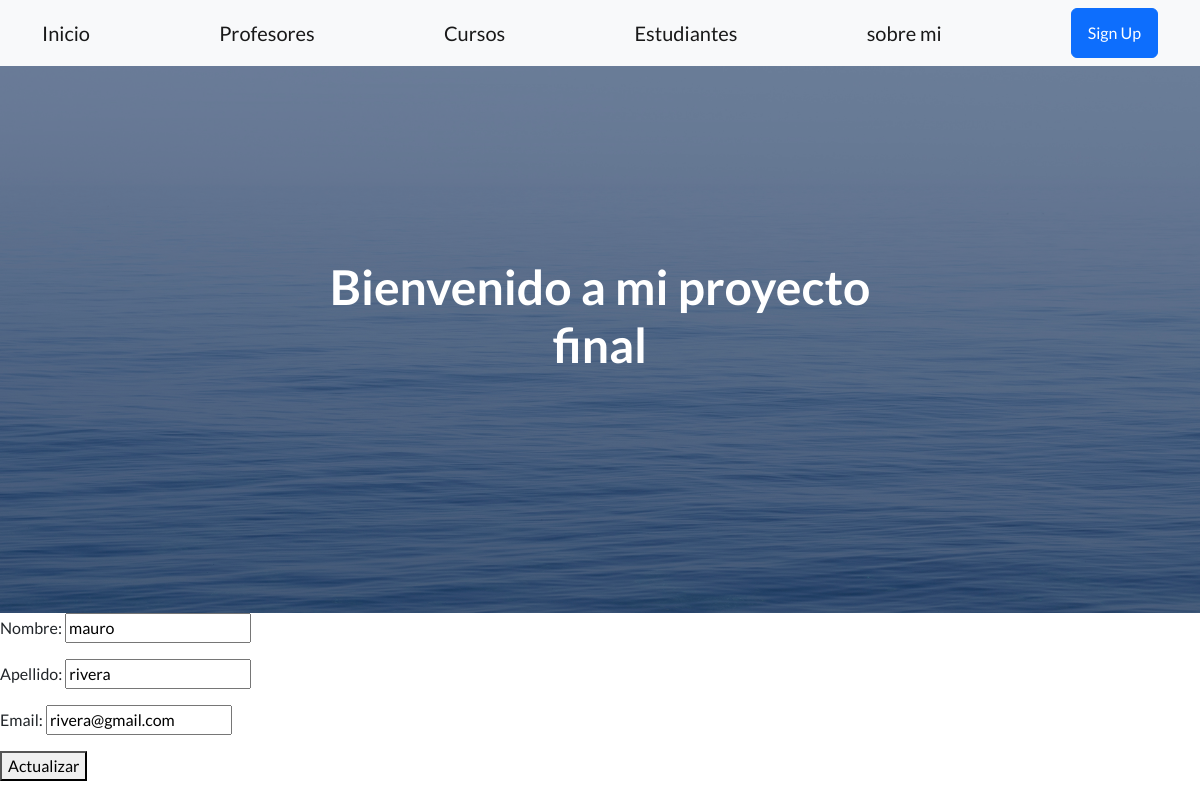
The page /app-coder/editarEstudiante/2 on the database its author committed.
### AppCoder/models.py (models this page shows, shortened)
class Estudiante (models.Model):
    nombre=models.CharField(max_length=30)
    apellido=models.CharField(max_length=30)
    email=models.EmailField(null=True)#tengo otros creado por eso el null

### AppCoder/views.py (the view)
# urls.py: path('editarEstudiante/<int:id>',editarEstudiante,name="editarEstudiante"),
def editarEstudiante(req,id):
    estudiante=Estudiante.objects.get(id=id)
    if req.method == 'POST':
        miFormulario=EstudianteFormulario(req.POST)
        if miFormulario.is_valid():
            data=miFormulario.cleaned_data
            estudiante.nombre=data["nombre"]
            estudiante.apellido=data["apellido"]
            estudiante.email=data["email"]
            estudiante.save() #guardo
            return render(req,"inicio.html",{"mensaje": "editado con exito"})
        else:
            return render(req,"inicio.html",{"mensaje": "formulario invalido"})
    else:
        miFormulario=EstudianteFormulario(initial={
            "nombre":estudiante.nombre,
            "apellido":estudiante.apellido,
            "email":estudiante.email,
            })
        return render(req,"editarEstudiante.html",{"miFormulario":miFormulario,"id": estudiante.id })

### AppCoder/forms.py
class EstudianteFormulario(forms.Form):
    nombre=forms.CharField(max_length=30)
    apellido=forms.CharField(max_length=30)
    email=forms.EmailField()

### AppCoder/templates/editarEstudiante.html
{% extends 'padre.html' %}
{% block  contenidoQueCambia%}
   <form action="{% url 'editarEstudiante' id %}" method="post"> {% csrf_token %}
        {{miFormulario.as_p}}
        <button type="submit">Actualizar</button>
   </form>
{% endblock contenidoQueCambia%}

### rows shown on the page
Estudiante: nombre "mauro", apellido "rivera", email "rivera@gmail.com"
